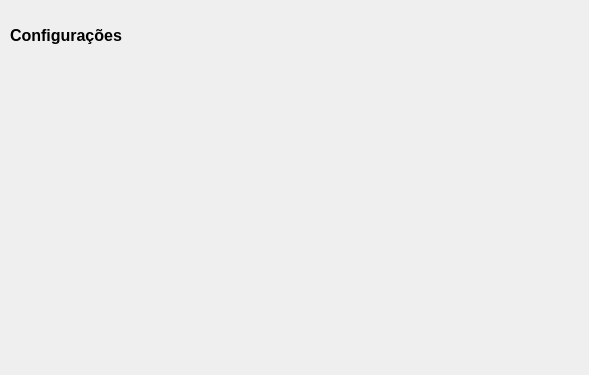
<?xml version="1.0" encoding="UTF-8"?>
<ui version="4.0">
 <class>FormConfig</class>
 <widget class="QWidget" name="FormConfig">
  <property name="geometry">
   <rect>
    <x>0</x>
    <y>0</y>
    <width>589</width>
    <height>375</height>
   </rect>
  </property>
  <property name="windowTitle">
   <string>Form</string>
  </property>
  <widget class="QLabel" name="lbl_caption">
   <property name="geometry">
    <rect>
     <x>10</x>
     <y>10</y>
     <width>131</width>
     <height>51</height>
    </rect>
   </property>
   <property name="font">
    <font>
     <pointsize>12</pointsize>
     <weight>75</weight>
     <bold>true</bold>
    </font>
   </property>
   <property name="text">
    <string>Configurações</string>
   </property>
  </widget>
 </widget>
 <resources/>
 <connections/>
</ui>
